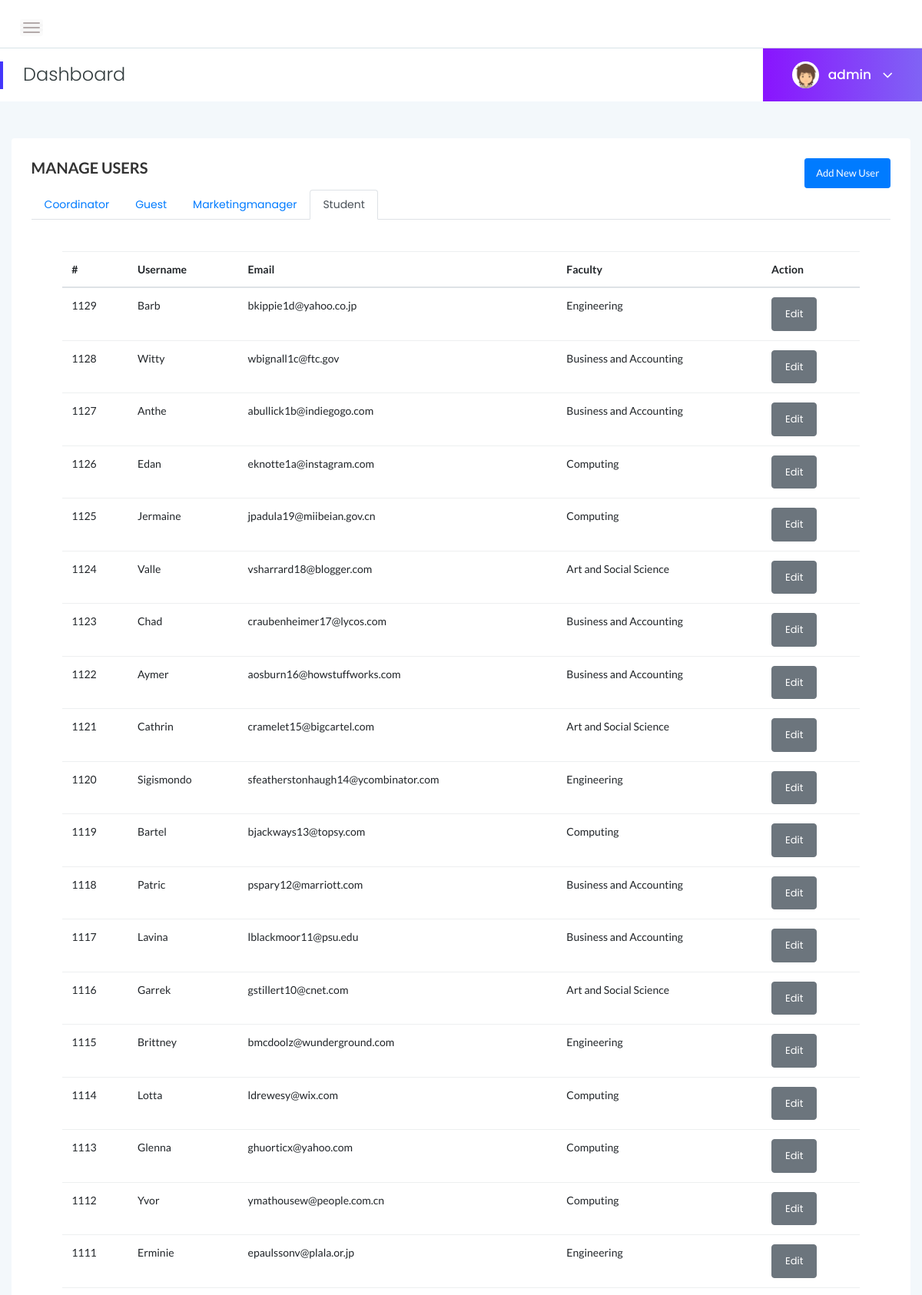
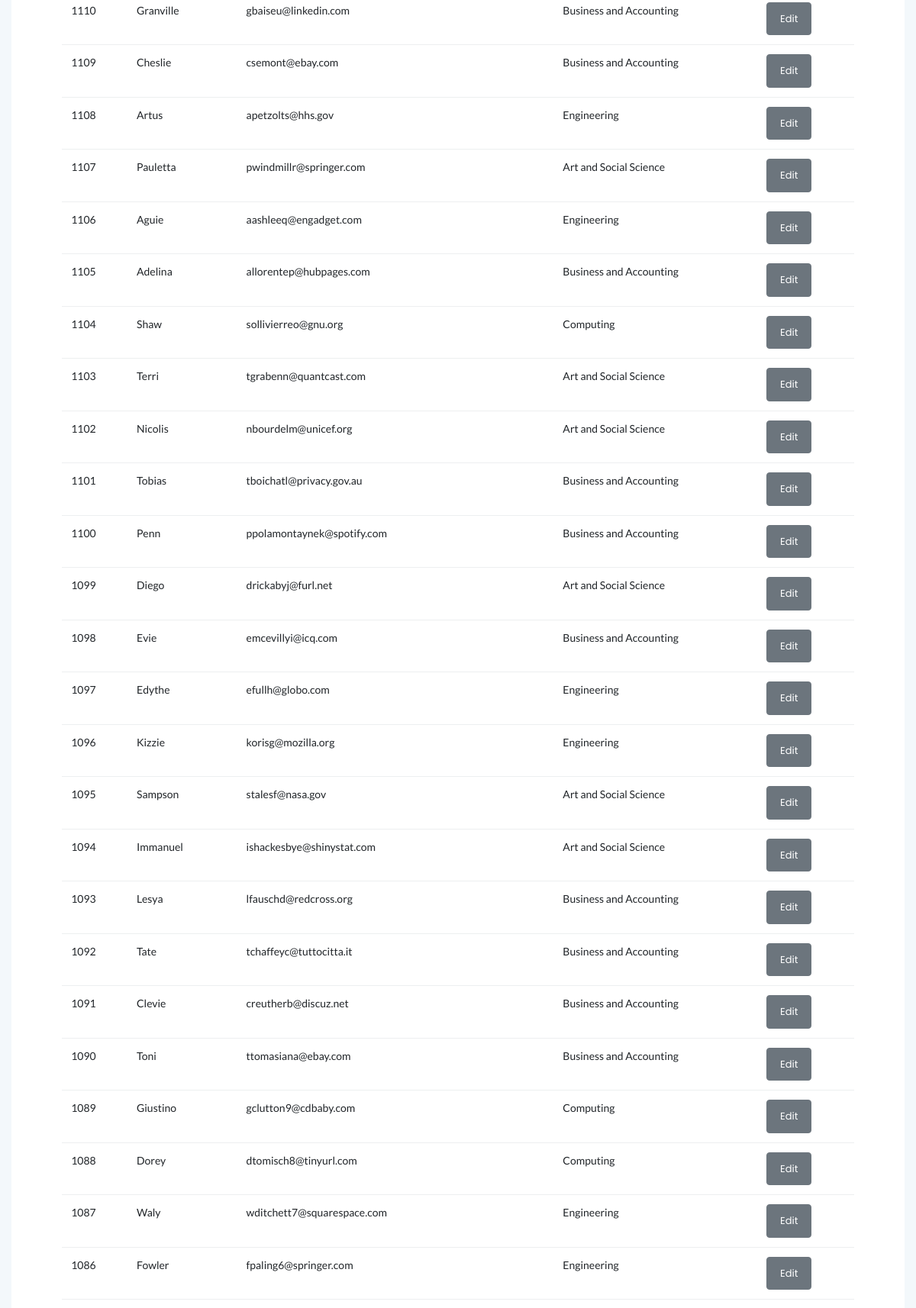
Page /user.php (signed in, upper part) on the committed database (2 pictures, top to bottom).
### tables this page shows
CREATE TABLE `user` (
  `UserId` int(11) NOT NULL,
  `FacultyID` int(11) DEFAULT NULL,
  `UserName` varchar(255) NOT NULL,
  `UserEmail` varchar(255) NOT NULL,
  `UserPassword` varchar(255) NOT NULL,
  `UserPhone` int(50) NOT NULL,
  `UserRole` varchar(50) DEFAULT NULL
);

CREATE TABLE `faculty` (
  `FacultyID` int(11) NOT NULL,
  `FacultyName` varchar(255) NOT NULL
);

### include/function.php (the view, shortened to what this page needs)
<?php
function urlsafe_b64encode($string) {
    $data = base64_encode($string);
    $data = str_replace(array('+','/','='),array('-','_',''),$data);
    return $data;
}
                 ?>
                  </tr><?php
function getallroles($conn){
    $query = "SELECT UserRole FROM user WHERE UserRole != 'admin' GROUP BY UserRole
    ";
    $result = $conn->query($query);
    if($result->rowCount() > 0){
        while($row = $result->fetch()){
            $value[] = array(
                "role" => $row["UserRole"]
                 );
        }
        return $value;
    } else {
        echo "<center><p style='color:red;'><b>No role found in DB.</b></p></center>";
    }
}
function getalluserrole($role,$conn){
    $query = "SELECT * FROM user WHERE UserRole='$role' ORDER BY UserId desc ";
    $result = $conn->query($query);
    if($result->rowCount() > 0){
        while($row = $result->fetch()){
            $stmt = $conn->prepare("SELECT * FROM faculty WHERE FacultyID =? ");
            $stmt->execute(array($row['FacultyID']));
            $data = $stmt->fetch(PDO::FETCH_OBJ);
            $facu= $data->FacultyName;
            $newrowid=urlsafe_b64encode($row['UserId']);
     ?>
      <tr>
        <td ><?php echo $row['UserId']?></td>
        <td ><?php echo $row['UserName']?></td>
        <td ><?php echo $row['UserEmail']?></td>
        <td ><?php echo $facu?></td>
        <td><a href='edituser.php?id=<?php echo $newrowid ?>' class='btn btn-secondary '
                    onclick="return confirm('Do you really want to Edit the Account')"> Edit</a></td>
        </tr>
        <?php
}
 } else {
        echo "<center><p style='color:red;'><b>No data found in DB.</b></p></center>";
    }
}
?>

### user.php (shortened to what this page needs)
<?php
include 'config.php';
include 'include/function.php';
    $d=$_SESSION['username'];
?>
<!doctype html>
<html class="no-js" lang="en">
<head>
    <link rel="stylesheet" href="assets/css/bootstrap.min.css">
    <link rel="stylesheet" href="assets/css/font-awesome.min.css">
    <link rel="stylesheet" href="assets/css/themify-icons.css">
    <link rel="stylesheet" href="assets/css/metisMenu.css">
    <link rel="stylesheet" href="assets/css/owl.carousel.min.css">
    <link rel="stylesheet" href="assets/css/slicknav.min.css">
    <link rel="stylesheet" href="https://www.amcharts.com/lib/3/plugins/export/export.css" type="text/css" media="all" />
    <link rel="stylesheet" type="text/css" href="https://cdn.datatables.net/1.10.19/css/jquery.dataTables.css">
    <link rel="stylesheet" type="text/css" href="https://cdn.datatables.net/1.10.18/css/dataTables.bootstrap4.min.css">
    <link rel="stylesheet" type="text/css" href="https://cdn.datatables.net/responsive/2.2.3/css/responsive.bootstrap.min.css">
    <link rel="stylesheet" type="text/css" href="https://cdn.datatables.net/responsive/2.2.3/css/responsive.jqueryui.min.css">
    <link rel="stylesheet" href="assets/css/typography.css">
    <link rel="stylesheet" href="assets/css/default-css.css">
    <link rel="stylesheet" href="assets/css/styles.css">
    <link rel="stylesheet" href="assets/css/responsive.css">
    <link href="https://unpkg.com/bootstrap-table@1.18.2/dist/bootstrap-table.min.css" rel="stylesheet">
</head>
<body>
<form method='post' action='user.php' enctype='multipart/form-data'>
    <div class="page-container">
        <div class="main-content">
            <div class="header-area">
                <div class="row align-items-center">
                    <div class="col-md-6 col-sm-8 clearfix">
                        <div class="nav-btn pull-left">
                            <span></span>
                            <span></span>
                            <span></span>
                        </div>
                    </div>
                </div>
            </div>
            <div class="page-title-area">
                <div class="row align-items-center">
                    <div class="col-sm-6">
                        <div class="breadcrumbs-area clearfix">
                            <h4 class="page-title pull-left">Dashboard </h4>
                        </div>
                    </div>
                    <div class="col-sm-6 clearfix">
                        <div class="user-profile pull-right">
                            <img class="avatar user-thumb" src="assets/img/author/avatar.png" alt="avatar">
                            <h4 class="user-name dropdown-toggle" data-toggle="dropdown"><?php echo $d;?> <i class="fa fa-angle-down"></i></h4>
                        </div>
                    </div>
                </div>
            </div>
            <div class="main-content-inner mt-5">
                <div class="row justify-content-md-center">
                    <div class="col">
                        <div class="card">
                            <div class="card-body">
                            <div class="row">
                            <div class="col">
                            <h2 class="header-title" style="font-size: 20px;text-transform: uppercase;">
                            Manage Users
                            </h2>
                            </div>
                            <div class="col-5" style="float: right;">
                            <button type="button" id=myButton class="btn btn-primary btn-sm pull-right">Add New User</button>
                            </div>
                            </div>
                            <div class="card" style="overflow-x:auto;">
                            <ul class="nav nav-tabs" id="myTab" role="tablist">
                                <?php
                                $selection=0;
                                    foreach(getallroles($conn) as $f){
                                        $selection++;
                                        if ($selection == 1){
                                        echo"
                                    <li class='nav-item'>
                                        <a class='nav-link active show' id='home-tab' data-toggle='tab' href='#{$f['role']}' role='tab' aria-controls='home' aria-selected='false'>{$f['role']}</a>
                                    </li>
                                     ";
                                    }
                                else
                            {
                                echo"
                                <li class='nav-item'>
                                    <a class='nav-link' id='home-tab' data-toggle='tab' href='#{$f['role']}' role='tab' aria-controls='home' aria-selected='false'>{$f['role']}</a>
                                </li>
                                 ";
                            }}
                                     ?>
                                </ul>
                                <br>
                                <br>
                                <div class="tab-content mt-3" id="myTabContent">
                                    <?php
                                        $getIndex=0;
                                        foreach(getallroles($conn) as $f){
                                            $getIndex++;
                                            ?>
                                        <div class='tab-pane fade show  <?php if ($getIndex == 1){echo 'active';}?>' id=<?php echo $f['role'] ?> role='tab' data-toggle='tab' aria-labelledby='home-tab'>
                                                        <div class="single-table">
                                                        <div class="col-12" style="margin-top: -3em;">
                                                            <div class="card">
                                                                <div class="card-body">
                                                                    <table class="table" id="mytable" class="display">
                                                                        <thead>
                                                                        <tr>
                                                                        <th scope="col">#</th>
                                                                        <th scope="col">Username</th>
                                                                        <th scope="col">Email</th>
                                                                        <th scope="col">Faculty</th>
                                                                        <th scope="col">Action</th>
                                                                        </tr>
                                                                        </thead>
                                                                        <tbody>
                                                                        <?php echo getalluserrole($f['role'],$conn); ?>
                                                                        </tbody>
                                                                    </table>
                                                                </div>
                                                            </div>
                                                        </div>
                                                            </div>
                                        </div>
                                        <?php
                                        }
                                    ?>
                                    </form>
</body>
</html>

### user.php (style rules this page uses)
.nav-tabs .nav-link { text-transform: capitalize!important; }

### rows in the picture
user: UserId "1129", UserName "Barb", UserEmail "bkippie1d@yahoo.co.jp", FacultyID.FacultyName "Engineering"
user: UserId "1128", UserName "Witty", UserEmail "wbignall1c@ftc.gov", FacultyID.FacultyName "Business and Accounting"
user: UserId "1127", UserName "Anthe", UserEmail "abullick1b@indiegogo.com", FacultyID.FacultyName "Business and Accounting"
user: UserId "1126", UserName "Edan", UserEmail "eknotte1a@instagram.com", FacultyID.FacultyName "Computing"
user: UserId "1125", UserName "Jermaine", UserEmail "jpadula19@miibeian.gov.cn", FacultyID.FacultyName "Computing"
user: UserId "1124", UserName "Valle", UserEmail "vsharrard18@blogger.com", FacultyID.FacultyName "Art and Social Science"
user: UserId "1123", UserName "Chad", UserEmail "craubenheimer17@lycos.com", FacultyID.FacultyName "Business and Accounting"
user: UserId "1122", UserName "Aymer", UserEmail "aosburn16@howstuffworks.com", FacultyID.FacultyName "Business and Accounting"
user: UserId "1121", UserName "Cathrin", UserEmail "cramelet15@bigcartel.com", FacultyID.FacultyName "Art and Social Science"
user: UserId "1120", UserName "Sigismondo", UserEmail "sfeatherstonhaugh14@ycombinator.com", FacultyID.FacultyName "Engineering"
user: UserId "1119", UserName "Bartel", UserEmail "bjackways13@topsy.com", FacultyID.FacultyName "Computing"
user: UserId "1118", UserName "Patric", UserEmail "pspary12@marriott.com", FacultyID.FacultyName "Business and Accounting"
user: UserId "1117", UserName "Lavina", UserEmail "lblackmoor11@psu.edu", FacultyID.FacultyName "Business and Accounting"
user: UserId "1116", UserName "Garrek", UserEmail "gstillert10@cnet.com", FacultyID.FacultyName "Art and Social Science"
user: UserId "1115", UserName "Brittney", UserEmail "bmcdoolz@wunderground.com", FacultyID.FacultyName "Engineering"
user: UserId "1114", UserName "Lotta", UserEmail "ldrewesy@wix.com", FacultyID.FacultyName "Computing"
user: UserId "1113", UserName "Glenna", UserEmail "ghuorticx@yahoo.com", FacultyID.FacultyName "Computing"
user: UserId "1112", UserName "Yvor", UserEmail "ymathousew@people.com.cn", FacultyID.FacultyName "Computing"
user: UserId "1111", UserName "Erminie", UserEmail "epaulssonv@plala.or.jp", FacultyID.FacultyName "Engineering"
user: UserId "1110", UserName "Granville", UserEmail "gbaiseu@linkedin.com", FacultyID.FacultyName "Business and Accounting"
user: UserId "1109", UserName "Cheslie", UserEmail "csemont@ebay.com", FacultyID.FacultyName "Business and Accounting"
user: UserId "1108", UserName "Artus", UserEmail "apetzolts@hhs.gov", FacultyID.FacultyName "Engineering"
user: UserId "1107", UserName "Pauletta", UserEmail "pwindmillr@springer.com", FacultyID.FacultyName "Art and Social Science"
user: UserId "1106", UserName "Aguie", UserEmail "aashleeq@engadget.com", FacultyID.FacultyName "Engineering"
user: UserId "1105", UserName "Adelina", UserEmail "allorentep@hubpages.com", FacultyID.FacultyName "Business and Accounting"
user: UserId "1104", UserName "Shaw", UserEmail "sollivierreo@gnu.org", FacultyID.FacultyName "Computing"
user: UserId "1103", UserName "Terri", UserEmail "tgrabenn@quantcast.com", FacultyID.FacultyName "Art and Social Science"
user: UserId "1102", UserName "Nicolis", UserEmail "nbourdelm@unicef.org", FacultyID.FacultyName "Art and Social Science"
user: UserId "1101", UserName "Tobias", UserEmail "tboichatl@privacy.gov.au", FacultyID.FacultyName "Business and Accounting"
user: UserId "1100", UserName "Penn", UserEmail "ppolamontaynek@spotify.com", FacultyID.FacultyName "Business and Accounting"
user: UserId "1099", UserName "Diego", UserEmail "drickabyj@furl.net", FacultyID.FacultyName "Art and Social Science"
user: UserId "1098", UserName "Evie", UserEmail "emcevillyi@icq.com", FacultyID.FacultyName "Business and Accounting"
user: UserId "1097", UserName "Edythe", UserEmail "efullh@globo.com", FacultyID.FacultyName "Engineering"
user: UserId "1096", UserName "Kizzie", UserEmail "korisg@mozilla.org", FacultyID.FacultyName "Engineering"
user: UserId "1095", UserName "Sampson", UserEmail "stalesf@nasa.gov", FacultyID.FacultyName "Art and Social Science"
user: UserId "1094", UserName "Immanuel", UserEmail "ishackesbye@shinystat.com", FacultyID.FacultyName "Art and Social Science"
user: UserId "1093", UserName "Lesya", UserEmail "lfauschd@redcross.org", FacultyID.FacultyName "Business and Accounting"
user: UserId "1092", UserName "Tate", UserEmail "tchaffeyc@tuttocitta.it", FacultyID.FacultyName "Business and Accounting"
user: UserId "1091", UserName "Clevie", UserEmail "creutherb@discuz.net", FacultyID.FacultyName "Business and Accounting"
user: UserId "1090", UserName "Toni", UserEmail "ttomasiana@ebay.com", FacultyID.FacultyName "Business and Accounting"
user: UserId "1089", UserName "Giustino", UserEmail "gclutton9@cdbaby.com", FacultyID.FacultyName "Computing"
user: UserId "1088", UserName "Dorey", UserEmail "dtomisch8@tinyurl.com", FacultyID.FacultyName "Computing"
user: UserId "1087", UserName "Waly", UserEmail "wditchett7@squarespace.com", FacultyID.FacultyName "Engineering"
user: UserId "1086", UserName "Fowler", UserEmail "fpaling6@springer.com", FacultyID.FacultyName "Engineering"

### other values in the picture
$d "admin"
$f['role'] "Coordinator"
$f['role'] "Guest"
$f['role'] "Marketingmanager"
$f['role'] "Student"
